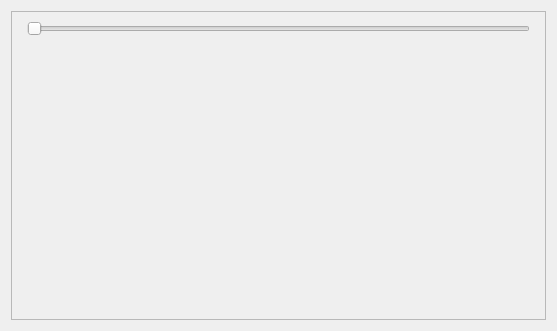
<?xml version="1.0" encoding="UTF-8"?>
<ui version="4.0">
 <class>AnimationDetailsWidget</class>
 <widget class="QWidget" name="AnimationDetailsWidget">
  <property name="geometry">
   <rect>
    <x>0</x>
    <y>0</y>
    <width>557</width>
    <height>331</height>
   </rect>
  </property>
  <property name="acceptDrops">
   <bool>true</bool>
  </property>
  <property name="windowTitle">
   <string/>
  </property>
  <layout class="QHBoxLayout" name="horizontalLayout">
   <item>
    <widget class="QScrollArea" name="iScrollArea">
     <property name="widgetResizable">
      <bool>true</bool>
     </property>
     <widget class="QWidget" name="iScrollAreaWidgetContents">
      <property name="geometry">
       <rect>
        <x>0</x>
        <y>0</y>
        <width>531</width>
        <height>305</height>
       </rect>
      </property>
      <layout class="QHBoxLayout" name="horizontalLayout_2">
       <item>
        <layout class="QVBoxLayout" name="verticalLayout">
         <item>
          <layout class="QGridLayout" name="gridLayout">
           <item row="0" column="0">
            <widget class="QWidget" name="widget" native="true"/>
           </item>
           <item row="0" column="1">
            <widget class="QSlider" name="horizontalSlider">
             <property name="orientation">
              <enum>Qt::Horizontal</enum>
             </property>
            </widget>
           </item>
           <item row="0" column="2">
            <widget class="QWidget" name="widget_2" native="true"/>
           </item>
           <item row="1" column="0">
            <widget class="QWidget" name="widget_3" native="true"/>
           </item>
           <item row="1" column="1">
            <widget class="QWidget" name="widget_4" native="true">
             <property name="sizePolicy">
              <sizepolicy hsizetype="Preferred" vsizetype="Fixed">
               <horstretch>0</horstretch>
               <verstretch>0</verstretch>
              </sizepolicy>
             </property>
            </widget>
           </item>
           <item row="1" column="2">
            <widget class="QWidget" name="widget_5" native="true"/>
           </item>
          </layout>
         </item>
         <item>
          <widget class="QWidget" name="widget_6" native="true">
           <property name="sizePolicy">
            <sizepolicy hsizetype="Preferred" vsizetype="Expanding">
             <horstretch>0</horstretch>
             <verstretch>0</verstretch>
            </sizepolicy>
           </property>
          </widget>
         </item>
        </layout>
       </item>
      </layout>
     </widget>
    </widget>
   </item>
  </layout>
 </widget>
 <resources/>
 <connections/>
</ui>
